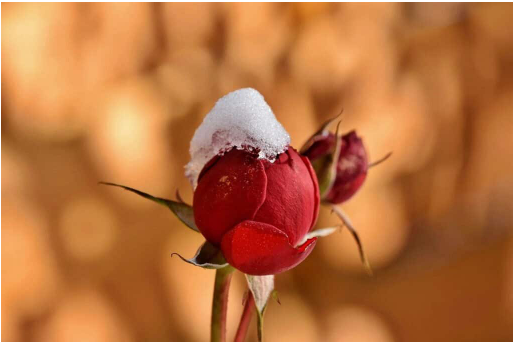
#> input picture assets/images/example_img.png, 514 x 343 px
$ jupyter execute main.ipynb   (shell and % lines are left out)
#> lines starting #> are read from the running program, lines starting #| are printed output that depends on the picture; after the words box and inside, x2 and y2 are one past the last pixel; in counts of white or black regions, pixels touching at a corner belong together
# Thresholding Image

[cell 1]
import cv2
import numpy as np
import matplotlib.pyplot as plt


src = cv2.imread('../assets/images/example_img.png',cv2.IMREAD_GRAYSCALE)
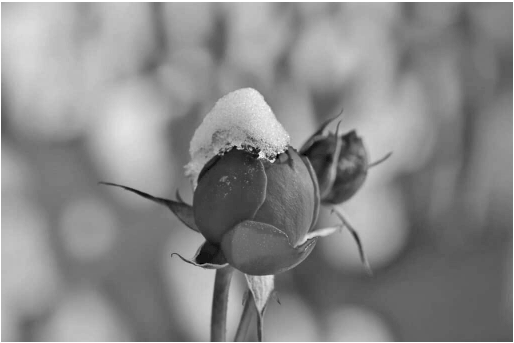
#> src: shape (343, 514); min 0, max 255, mean 137.2

# cv2.imshow("ok", src)
# cv2.waitKey(0)

plt.imshow(src,cmap=plt.cm.gray)
plt.title("Original grayscale image")

## 1. Global thresholding

`Global threshold` là khi threshold rule được apply như nhau cho tất cả các pixel của image và threshold value là 1 giá trị fixed.

`Global threshold` nhận vào ảnh đầu vào (`src`) và threshold value (`thresh`), đầu ra ảnh (`dst`) là kết quả của việc so sánh pixel intensity `src(x, y)` của ảnh đầu vào với threshold. Nếu `src(x, y)` > `thresh` thì `dst(x, y)` được gán bởi value nào đó. Nếu không thì `dst(x, y)` được gán bằng một giá trị khác.

`Simplest form` của global thresholding được gọi là `Binary Thresholding`.

Mô tả thuật toán như sau:

```python
maxValue
if src(x, y) > thresh
    dst(x, y) =maxValue
else:
    dst(x, y) = 0
```

## 2. Binary thresholding

[cell 2]
thresh = 0
maxValue = 255

# Basic apply binary thresholding
th, dst = cv2.threshold(src, thresh, maxValue, cv2.THRESH_BINARY)
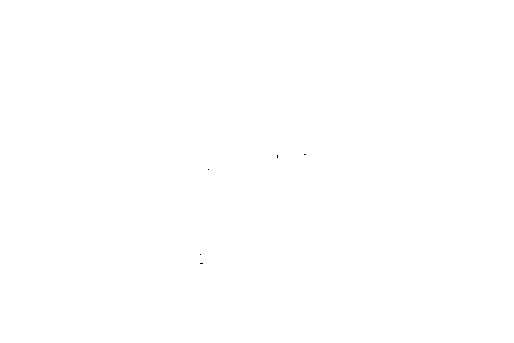
#> dst: shape (343, 514); 100% white; black in thin lines or dots, all inside (x1, y1, x2, y2) = (200, 154, 306, 264)
#> th = 0

print(f"Thresh hold: {th}")
#| Thresh hold: 0.0

plt.subplot(1,2,1)
plt.imshow(src, cmap=plt.cm.gray)
plt.title("Original image")

plt.subplot(1,2,2)
plt.imshow(dst, cmap=plt.cm.gray)
plt.title("binary threshold image")
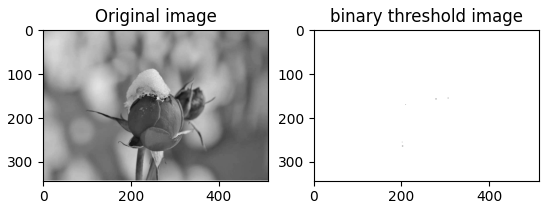
#> figure drawn by matplotlib, 2 panels

[cell 3]
thresh = 100
maxValue = 255

# Basic apply binary thresholding
th, dst = cv2.threshold(src, thresh, maxValue, cv2.THRESH_BINARY)
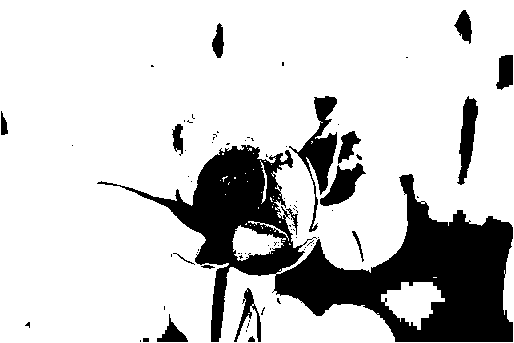
#> dst: shape (343, 514); 80.1% white; 77 black regions (59 under 20 px), largest, box (x1, y1, x2, y2) and area: (97, 145, 513, 342) 28355, (289, 96, 337, 232) 1894, (457, 96, 478, 185) 971
#> th = 100

print(f"Thresh hold: {th}")
#| Thresh hold: 100.0

plt.subplot(1,2,1)
plt.imshow(src, cmap=plt.cm.gray)
plt.title("Original image")

plt.subplot(1,2,2)
plt.imshow(dst, cmap=plt.cm.gray)
plt.title("binary threshold image")

[cell 4]
thresh = 150
maxValue = 200

# Basic apply binary thresholding
th, dst = cv2.threshold(src, thresh, maxValue, cv2.THRESH_BINARY)
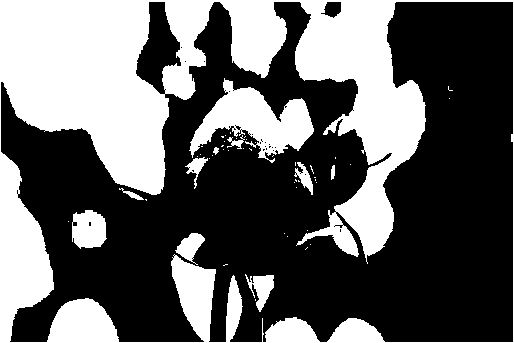
#> dst: shape (343, 514); values 0 (black) and 200 (white), 38.4% white; 52 white regions (41 under 20 px), largest, box (x1, y1, x2, y2) and area: (0, 0, 514, 343) 60007, (189, 78, 314, 163) 4803, (72, 210, 107, 249) 1083
#> th = 150

print(f"Thresh hold: {th}")
#| Thresh hold: 150.0

plt.subplot(1,2,1)
plt.imshow(src, cmap=plt.cm.gray)
plt.title("Original image")

plt.subplot(1,2,2)
plt.imshow(dst, cmap=plt.cm.gray)
plt.title("binary threshold image")

## 3. Inverse-Binary thresholding

Đây là dạng ngược lại của Binary thresholding

```python
# Inverse Binary Threshold
if src(x,y) > thresh
  dst(x,y) = 0
else
  dst(x,y) = maxValue
```

[cell 5]
thresh = 150
maxValue = 200

# Basic apply binary thresholding
th1, dst1 = cv2.threshold(src, thresh, maxValue, cv2.THRESH_BINARY_INV)
#> th1 = 150
th2, dst2 = cv2.threshold(src, thresh, maxValue, cv2.THRESH_BINARY)
#> th2 = 150

print(f"Thresh hold: {th1}")
#| Thresh hold: 150.0

plt.rcParams['axes.titlesize'] = 40
plt.rcParams['figure.figsize'] = (40, 40)


plt.subplot(1,3,1)
plt.imshow(src, cmap=plt.cm.gray)
plt.title("Original image")

plt.subplot(1,3,2)
plt.imshow(dst1, cmap=plt.cm.gray)
plt.title("inverse binary threshold image")

plt.subplot(1,3,3)
plt.imshow(dst2, cmap=plt.cm.gray)
plt.title("binary threshold image")

## 4. Truncate Thresholding

Với dạng này thì:

- destination pixel được gán bằng `thresh` nếu source pixel có giá trị lớn hơn `thresh`
- Nếu không thì nó được gán bằng chính source pixel value (chính nó)
- `maxValue` không dùng trong dạng này

```python
# Truncate Threshold
if src(x,y) > thresh
  dst(x,y) = thresh
else
  dst(x,y) = src(x,y)
```

[cell 6]
thresh = 150
maxValue = 200

# Basic apply binary thresholding
th, dst = cv2.threshold(src, thresh, maxValue, cv2.THRESH_TRUNC)
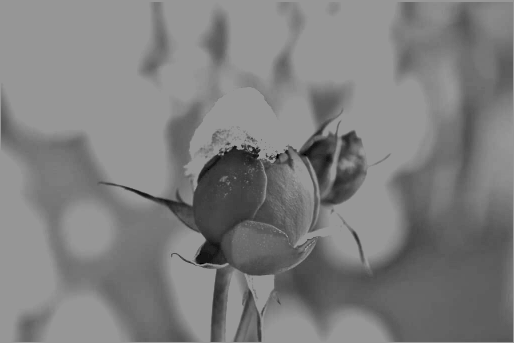
#> dst: shape (343, 514); min 0, max 150, mean 125.5

print(f"Thresh hold: {th}")
#| Thresh hold: 150.0

plt.subplot(1,2,1)
plt.imshow(src, cmap=plt.cm.gray)
plt.title("Original image")

plt.subplot(1,2,2)
plt.imshow(dst, cmap=plt.cm.gray)
plt.title("Truncate threshold image")

## 5. Threshold to Zero

Trong dạng này:

- Destination pixel value được set bằng chính nó nếu nó lớn hơn `thresh`
- Nếu không thì được set = 0
- Không dùng `maxValue` trong dạng này

```python
# Threshold to Zero
if src(x,y) > thresh
  dst(x,y) = src(x,y)
else
  dst(x,y) = 0
```

[cell 7]
thresh = 150
maxValue = 200

# Basic apply binary thresholding
th, dst = cv2.threshold(src, thresh, maxValue, cv2.THRESH_TOZERO)
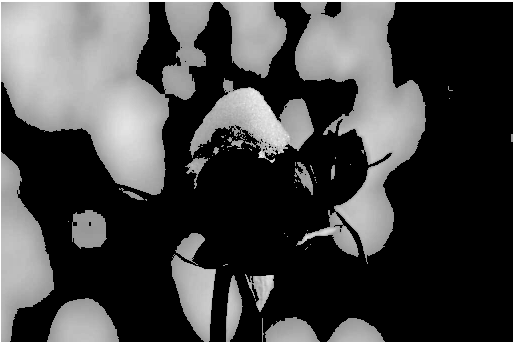
#> dst: shape (343, 514); min 0, max 255, mean 69.3

print(f"Thresh hold: {th}")
#| Thresh hold: 150.0

plt.subplot(1,2,1)
plt.imshow(src, cmap=plt.cm.gray)
plt.title("Original image")

plt.subplot(1,2,2)
plt.imshow(dst, cmap=plt.cm.gray)
plt.title("To zero threshold image")

## 6. Inverted Threshold to Zero

Dạng ngược lại của to Zero threshold

[cell 8]
thresh = 150
maxValue = 200

# Basic apply binary thresholding
th, dst = cv2.threshold(src, thresh, maxValue, cv2.THRESH_TOZERO_INV)
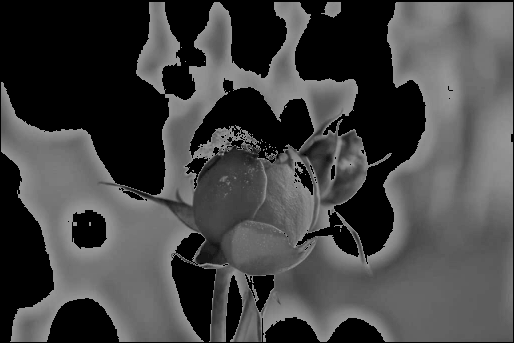
#> dst: shape (343, 514); min 0, max 150, mean 67.9

print(f"Thresh hold: {th}")
#| Thresh hold: 150.0

plt.subplot(1,2,1)
plt.imshow(src, cmap=plt.cm.gray)
plt.title("Original image")

plt.subplot(1,2,2)
plt.imshow(dst, cmap=plt.cm.gray)
plt.title("Inverse to zero threshold image")
